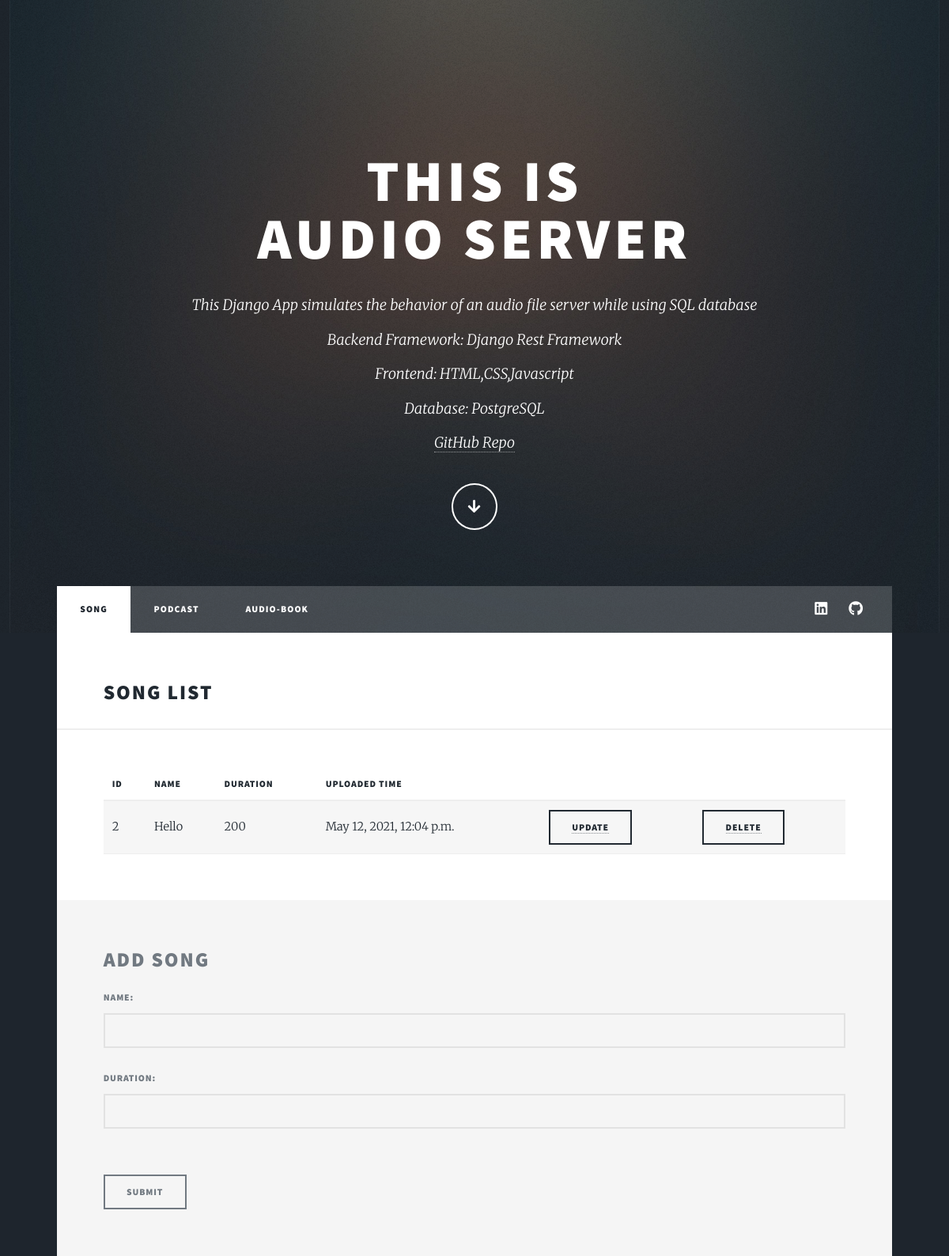
The page / on the database its author committed.
### crud/models.py (models this page shows)
class Song(models.Model):
    Name = models.CharField(max_length=100, null=False, blank=False)
    Duration = models.BigIntegerField(null=False, blank=False)
    Uploaded_time = models.DateTimeField(auto_now=True)

### crud/views.py (the view)
# urls.py: path('', views.song, name='song'),
def song(request):
    form = SongForm()
    if request.method == 'POST':
        form = SongForm(request.POST)
        if form.is_valid():
            form.save()
            form = SongForm()
    song_list = Song.objects.all()
    return render(request, 'index.html', {'form': form, 'song_list': song_list})

### crud/forms.py
class SongForm(forms.ModelForm):
    class Meta:
        model = Song
        fields = "__all__"
        widgets = {
            'Name': forms.TextInput(attrs={'class': 'field'}),
            'Duration': forms.TextInput(attrs={'class': 'field'}),
        }

### templates/index.html (shortened to what this page needs)
{% load static %}
<!DOCTYPE html>
<html>
  <head>
    <link rel="stylesheet" href="{% static 'assets/css/main.css' %}" />
  </head>
  <body class="is-preload">
    <div id="wrapper" class="fade-in">
      <div id="intro">
        <h1>
          This is<br />
          Audio Server
        </h1>
        <p>
			This Django App simulates the behavior of an audio file
			server while using SQL database<br/>
			Backend Framework: Django Rest Framework<br/>
			Frontend: HTML,CSS,Javascript<br/>
			Database: PostgreSQL<br/>
			<a href="https://github.com/Jeevan5955/Audio_Server">GitHub Repo</a>
        </p>
        <ul class="actions">
          <li>
            <a
              href="#header"
              class="button icon solid solo fa-arrow-down scrolly"
              >Continue</a
            >
          </li>
        </ul>
      </div>
      <header id="header">
      </header>
      <nav id="nav">
        <ul class="links">
          <li class="active"><a href="{% url 'song' %}">Song</a></li>
          <li><a href="{% url 'podcast' %}">Podcast</a></li>
          <li><a href="{% url 'audiobook' %}">Audio-Book</a></li>
        </ul>
        <ul class="icons">
          <li>
            <a href="https://www.linkedin.com/in/jeevan-n-698600184/" class="icon brands fa-linkedin"
              ><span class="label">Instagram</span></a
            >
          </li>
          <li>
            <a href="https://github.com/Jeevan5955" class="icon brands fa-github"
              ><span class="label">GitHub</span></a
            >
          </li>
        </ul>
      </nav>
      <div id="main">
        <h2>Song List</h2>
        <div class="table-wrapper">
          <table>
            <thead>
              <tr>
                <th>ID</th>
                <th>Name</th>
                <th>Duration</th>
                <th>Uploaded Time</th>
              </tr>
            </thead>
            <tbody>
              {% for i in song_list %}
              <tr>
                <td>{{i.id}}</td>
                <td>{{i.Name}}</td>
                <td>{{i.Duration}}</td>
                <td>{{i.Uploaded_time}}</td>
                <td><button class="button"><a href="{% url 'songupdateform' i.id %}"><span>Update </span></button></a></td>
                <td><button class="button"><a href="{% url 'songdeleteform' i.id %}"><span>Delete </span></button></a></td>
              </tr>
              {% endfor %}
          </table>
        </div>
      </div>
      <footer id="footer">
        <section>
          <h2>Add Song</h2>
          <form method="post" action="">
            <div class="fields">
              <div class="field">
                {% csrf_token %} {{form.as_p}}
            </div>
            </div>
            <ul class="actions">
              <li><input type="submit" value="Submit" /></li>
            </ul>
          </form>
        </section>
      </footer>
  </body>
</html>

### rows shown on the page
Song: id "2", Name "Hello", Duration "200", Uploaded_time "May 12, 2021, 12:04 p.m."
